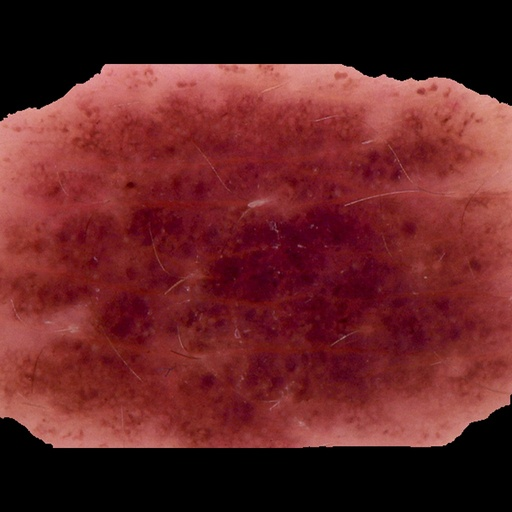
#> input picture tests/benigno.jpg, 512 x 512 px
$ python color_constancy_clahe.py
#> lines starting #> are read from the running program, lines starting #| are printed output that depends on the picture
#> the answer given: tests
#> the answer given: L
#> in main, img is the input picture: shape (512, 512, 3); mean B, G, R 36.9, 35.7, 99.1
#!/usr/bin/env python3
# -*- coding: utf-8 -*-
"""
color_constancy_clahe.py
- Pede pasta de entrada
- Pergunta se quer CLAHE no L (Lab) ou V (HSV)
- Aplica Gray-World (balanceamento de branco) + CLAHE no canal escolhido
- Salva em subpasta colorFixed_<MODE>
"""

from pathlib import Path
import numpy as np
import cv2
from tqdm import tqdm

IMG_EXTS = {".jpg", ".jpeg", ".png", ".bmp", ".tif", ".tiff"}

def list_images(folder: Path):
    return sorted([p for p in folder.iterdir() if p.suffix.lower() in IMG_EXTS])

def gray_world(img_bgr):
    """Color constancy simples (Gray-World): equaliza médias dos canais B,G,R."""
    img = img_bgr.astype(np.float32)
    mean_b, mean_g, mean_r = np.mean(img[:,:,0]), np.mean(img[:,:,1]), np.mean(img[:,:,2])
#> mean_b = 36.85; mean_g = 35.73; mean_r = 99.1
    mean_gray = (mean_b + mean_g + mean_r) / 3.0
#> mean_gray = 57.23
    # evita divisão por zero
    scale_b = mean_gray / (mean_b + 1e-6)
#> scale_b = 1.55
    scale_g = mean_gray / (mean_g + 1e-6)
#> scale_g = 1.6
    scale_r = mean_gray / (mean_r + 1e-6)
#> scale_r = 0.577
    img[:,:,0] *= scale_b
    img[:,:,1] *= scale_g
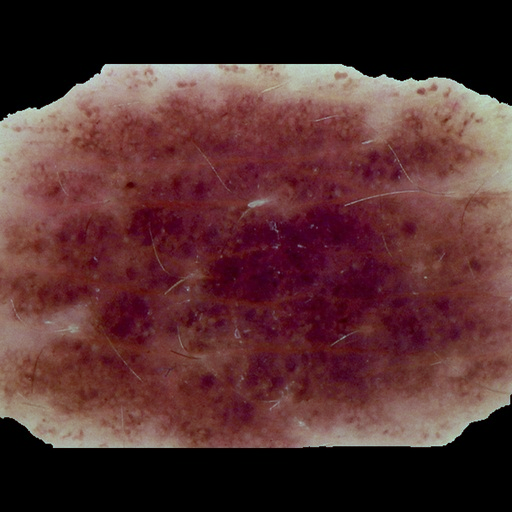
#> img: shape (512, 512, 3) float32; mean B, G, R 57.2, 57.2, 99.1; drawn with min black and max white
    img[:,:,2] *= scale_r
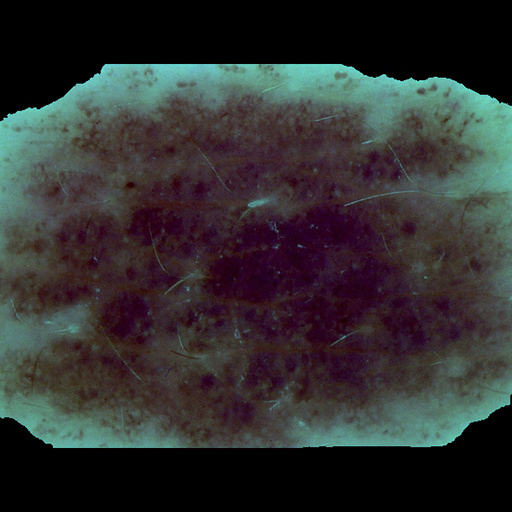
#> img: shape (512, 512, 3) float32; mean B, G, R 57.2, 57.2, 57.2; drawn with min black and max white
    return np.clip(img, 0, 255).astype(np.uint8)

def clahe_on_L(img_bgr, clip=2.0, tile=(8,8)):
#> called with clip = 2, tile = (8, 8)
    lab = cv2.cvtColor(img_bgr, cv2.COLOR_BGR2Lab)
#> lab: shape (512, 512, 3); mean of channels 0, 1, 2 61.5, 129.2, 128.7
    L, a, b = cv2.split(lab)
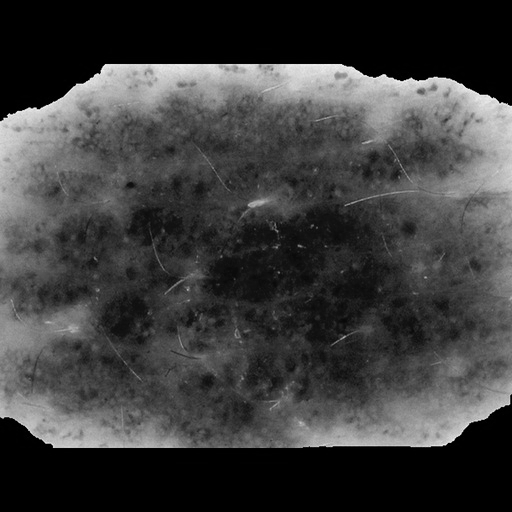
#> L: shape (512, 512); min 0, max 239, mean 61.5
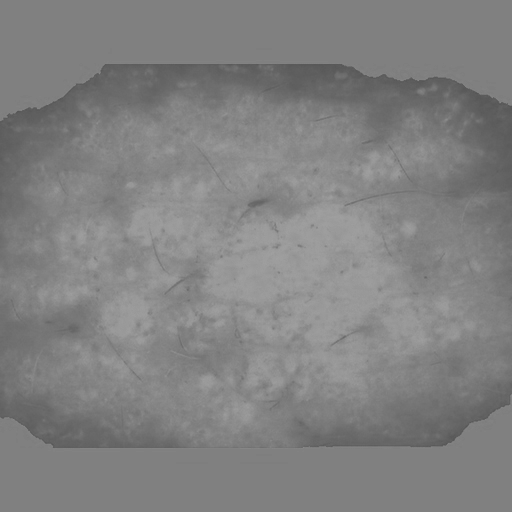
#> a: shape (512, 512); min 86, max 161, mean 129.2
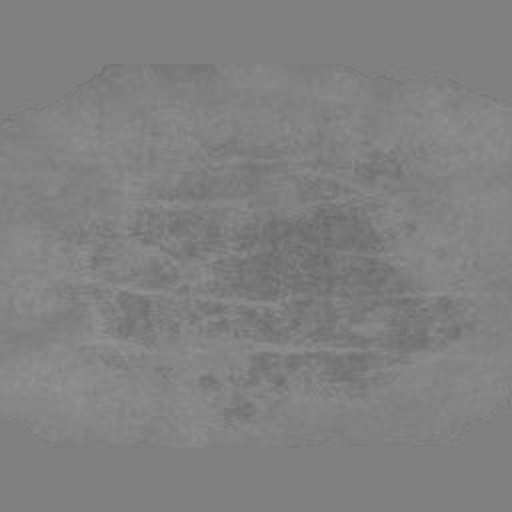
#> b: shape (512, 512); min 104, max 148, mean 128.7
    clahe = cv2.createCLAHE(clipLimit=clip, tileGridSize=tile)
    Lc = clahe.apply(L)
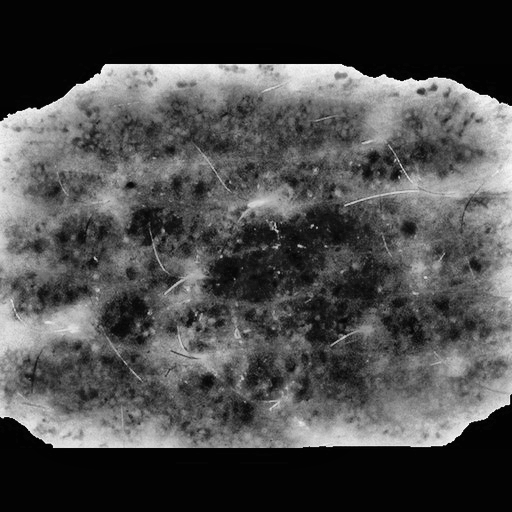
#> Lc: shape (512, 512); min 1, max 249, mean 76.2
    out = cv2.merge([Lc, a, b])
#> out: shape (512, 512, 3); mean of channels 0, 1, 2 76.2, 129.2, 128.7
    return cv2.cvtColor(out, cv2.COLOR_Lab2BGR)
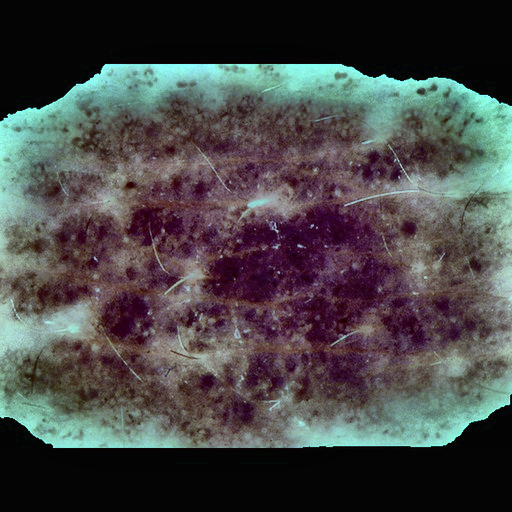
#> returned value: shape (512, 512, 3); mean B, G, R 71.1, 71.3, 71.5

def clahe_on_V(img_bgr, clip=2.0, tile=(8,8)):
    hsv = cv2.cvtColor(img_bgr, cv2.COLOR_BGR2HSV)
    H, S, V = cv2.split(hsv)
    clahe = cv2.createCLAHE(clipLimit=clip, tileGridSize=tile)
    Vc = clahe.apply(V)
    out = cv2.merge([H, S, Vc])
    return cv2.cvtColor(out, cv2.COLOR_HSV2BGR)

def main():
    folder = Path(input("Digite o caminho da pasta com as imagens: ").strip('" ').strip())
    if not folder.exists():
        print("Pasta não encontrada.")
        return

    mode = input("Aplicar CLAHE em (L)ab ou (H)SV? [L/H]: ").strip().lower()
    if mode not in {"l", "h"}:
        print("Opção inválida.")
        return

    imgs = list_images(folder)
    print(f"Encontradas {len(imgs)} imagens.")

    out_dir = folder / ("colorFixed_Lab" if mode == "l" else "colorFixed_HSV")
    out_dir.mkdir(parents=True, exist_ok=True)

    for p in tqdm(imgs):
        img = cv2.imread(str(p), cv2.IMREAD_COLOR)
        if img is None:
            print("Falha ao ler:", p)
            continue

        wb = gray_world(img)  # balanceamento de branco simples
        if mode == "l":
            out = clahe_on_L(wb, clip=2.0, tile=(8,8))
        else:
            out = clahe_on_V(wb, clip=2.0, tile=(8,8))

        cv2.imwrite(str(out_dir / f"{p.stem}_cc.png"), out)
#> pass 2 of the loop in main, `for p in tqdm(imgs):`:
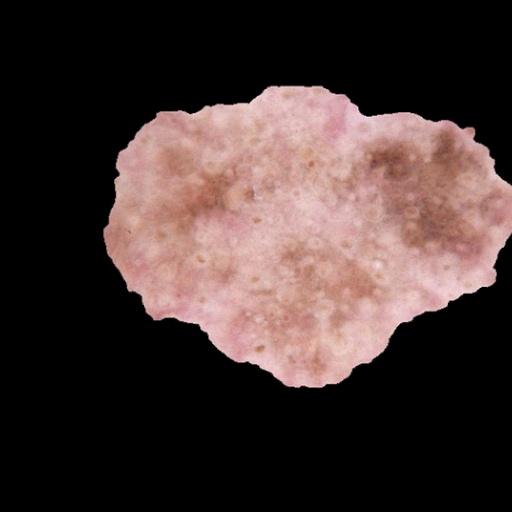
#> input picture tests/pre_maligno.jpg, 512 x 512 px
#> in main, img is the input picture: shape (512, 512, 3); mean B, G, R 50.4, 52.6, 68.3
#> lab: shape (512, 512, 3); mean of channels 0, 1, 2 59.4, 128.1, 128.1
#> in clahe_on_L (call 2), `L, a, b = cv2.split(lab)`:
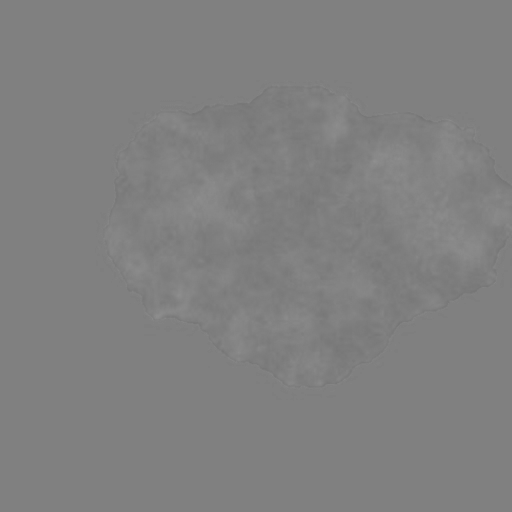
#> a: shape (512, 512); min 116, max 144, mean 128.1
#> out: shape (512, 512, 3); mean of channels 0, 1, 2 56.3, 128.1, 128.1
#> in clahe_on_L (call 2), `return cv2.cvtColor(out, cv2.COLOR_Lab2BGR)`:
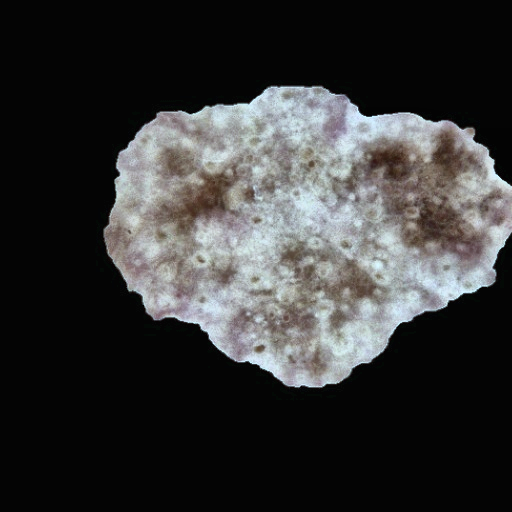
#> returned value: shape (512, 512, 3); mean B, G, R 54.6, 54.6, 54.4

    print("Concluído! Veja:", out_dir.resolve())

if __name__ == "__main__":
    main()
